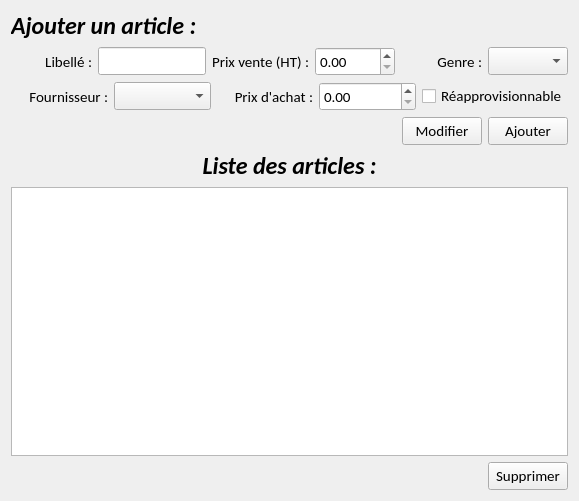
<?xml version="1.0" encoding="UTF-8"?>
<ui version="4.0">
 <class>EssaiGuiArticle</class>
 <widget class="QWidget" name="EssaiGuiArticle">
  <property name="geometry">
   <rect>
    <x>0</x>
    <y>0</y>
    <width>579</width>
    <height>501</height>
   </rect>
  </property>
  <property name="font">
   <font>
    <family>Calibri</family>
    <pointsize>11</pointsize>
    <weight>50</weight>
    <italic>false</italic>
    <bold>false</bold>
   </font>
  </property>
  <property name="windowTitle">
   <string>EssaiGuiArticle</string>
  </property>
  <property name="windowIcon">
   <iconset resource="../SeboApp.qrc">
    <normaloff>:/SeboApp/Resources/favicon.png</normaloff>:/SeboApp/Resources/favicon.png</iconset>
  </property>
  <layout class="QVBoxLayout" name="verticalLayout">
   <item>
    <widget class="QLabel" name="lblTitreAjoutArticle">
     <property name="font">
      <font>
       <pointsize>18</pointsize>
       <weight>75</weight>
       <italic>true</italic>
       <bold>true</bold>
      </font>
     </property>
     <property name="text">
      <string>Ajouter un article :</string>
     </property>
    </widget>
   </item>
   <item>
    <layout class="QHBoxLayout" name="laySaisie1">
     <item>
      <widget class="QLabel" name="lblLibelle">
       <property name="text">
        <string>Libellé :</string>
       </property>
       <property name="alignment">
        <set>Qt::AlignRight|Qt::AlignTrailing|Qt::AlignVCenter</set>
       </property>
      </widget>
     </item>
     <item>
      <widget class="QLineEdit" name="leSaisieLibelle">
       <property name="sizePolicy">
        <sizepolicy hsizetype="Preferred" vsizetype="Fixed">
         <horstretch>0</horstretch>
         <verstretch>0</verstretch>
        </sizepolicy>
       </property>
      </widget>
     </item>
     <item>
      <widget class="QLabel" name="lblPV">
       <property name="text">
        <string>Prix vente (HT) :</string>
       </property>
       <property name="alignment">
        <set>Qt::AlignRight|Qt::AlignTrailing|Qt::AlignVCenter</set>
       </property>
      </widget>
     </item>
     <item>
      <widget class="QDoubleSpinBox" name="spPrixVente"/>
     </item>
     <item>
      <widget class="QLabel" name="lblGenre">
       <property name="text">
        <string>Genre :</string>
       </property>
       <property name="alignment">
        <set>Qt::AlignRight|Qt::AlignTrailing|Qt::AlignVCenter</set>
       </property>
      </widget>
     </item>
     <item>
      <widget class="QComboBox" name="cbGenre"/>
     </item>
    </layout>
   </item>
   <item>
    <layout class="QHBoxLayout" name="LaySaisie2">
     <item>
      <widget class="QLabel" name="lblFournisseur">
       <property name="text">
        <string>Fournisseur :</string>
       </property>
       <property name="alignment">
        <set>Qt::AlignRight|Qt::AlignTrailing|Qt::AlignVCenter</set>
       </property>
      </widget>
     </item>
     <item>
      <widget class="QComboBox" name="cbFournisseur"/>
     </item>
     <item>
      <widget class="QLabel" name="lblPA">
       <property name="text">
        <string>Prix d'achat :</string>
       </property>
       <property name="alignment">
        <set>Qt::AlignRight|Qt::AlignTrailing|Qt::AlignVCenter</set>
       </property>
      </widget>
     </item>
     <item>
      <widget class="QDoubleSpinBox" name="spPrixFournisseur"/>
     </item>
     <item>
      <widget class="QCheckBox" name="ckReapprovisionnable">
       <property name="text">
        <string>Réapprovisionnable</string>
       </property>
      </widget>
     </item>
    </layout>
   </item>
   <item>
    <layout class="QHBoxLayout" name="layBtn1">
     <item>
      <spacer name="horizontalSpacer">
       <property name="orientation">
        <enum>Qt::Horizontal</enum>
       </property>
       <property name="sizeHint" stdset="0">
        <size>
         <width>40</width>
         <height>20</height>
        </size>
       </property>
      </spacer>
     </item>
     <item>
      <widget class="QPushButton" name="btnModifier">
       <property name="text">
        <string>Modifier</string>
       </property>
       <property name="icon">
        <iconset resource="../SeboApp.qrc">
         <normaloff>:/SeboApp/Resources/modifier.png</normaloff>:/SeboApp/Resources/modifier.png</iconset>
       </property>
      </widget>
     </item>
     <item>
      <widget class="QPushButton" name="btnAjouter">
       <property name="text">
        <string>Ajouter</string>
       </property>
       <property name="icon">
        <iconset resource="../SeboApp.qrc">
         <normaloff>:/SeboApp/Resources/Ajouter.png</normaloff>:/SeboApp/Resources/Ajouter.png</iconset>
       </property>
      </widget>
     </item>
    </layout>
   </item>
   <item>
    <widget class="QLabel" name="lblTitreTable">
     <property name="font">
      <font>
       <pointsize>18</pointsize>
       <weight>75</weight>
       <italic>true</italic>
       <bold>true</bold>
      </font>
     </property>
     <property name="text">
      <string>Liste des articles :</string>
     </property>
     <property name="alignment">
      <set>Qt::AlignCenter</set>
     </property>
    </widget>
   </item>
   <item>
    <widget class="QTableView" name="tvArticles"/>
   </item>
   <item>
    <layout class="QHBoxLayout" name="layBtn2">
     <item>
      <spacer name="horizontalSpacer_2">
       <property name="orientation">
        <enum>Qt::Horizontal</enum>
       </property>
       <property name="sizeHint" stdset="0">
        <size>
         <width>40</width>
         <height>20</height>
        </size>
       </property>
      </spacer>
     </item>
     <item>
      <widget class="QPushButton" name="btnSupprimer">
       <property name="text">
        <string>Supprimer</string>
       </property>
       <property name="icon">
        <iconset resource="../SeboApp.qrc">
         <normaloff>:/SeboApp/Resources/supprimer.png</normaloff>:/SeboApp/Resources/supprimer.png</iconset>
       </property>
      </widget>
     </item>
    </layout>
   </item>
  </layout>
 </widget>
 <layoutdefault spacing="6" margin="11"/>
 <resources>
  <include location="../SeboApp.qrc"/>
 </resources>
 <connections/>
</ui>
